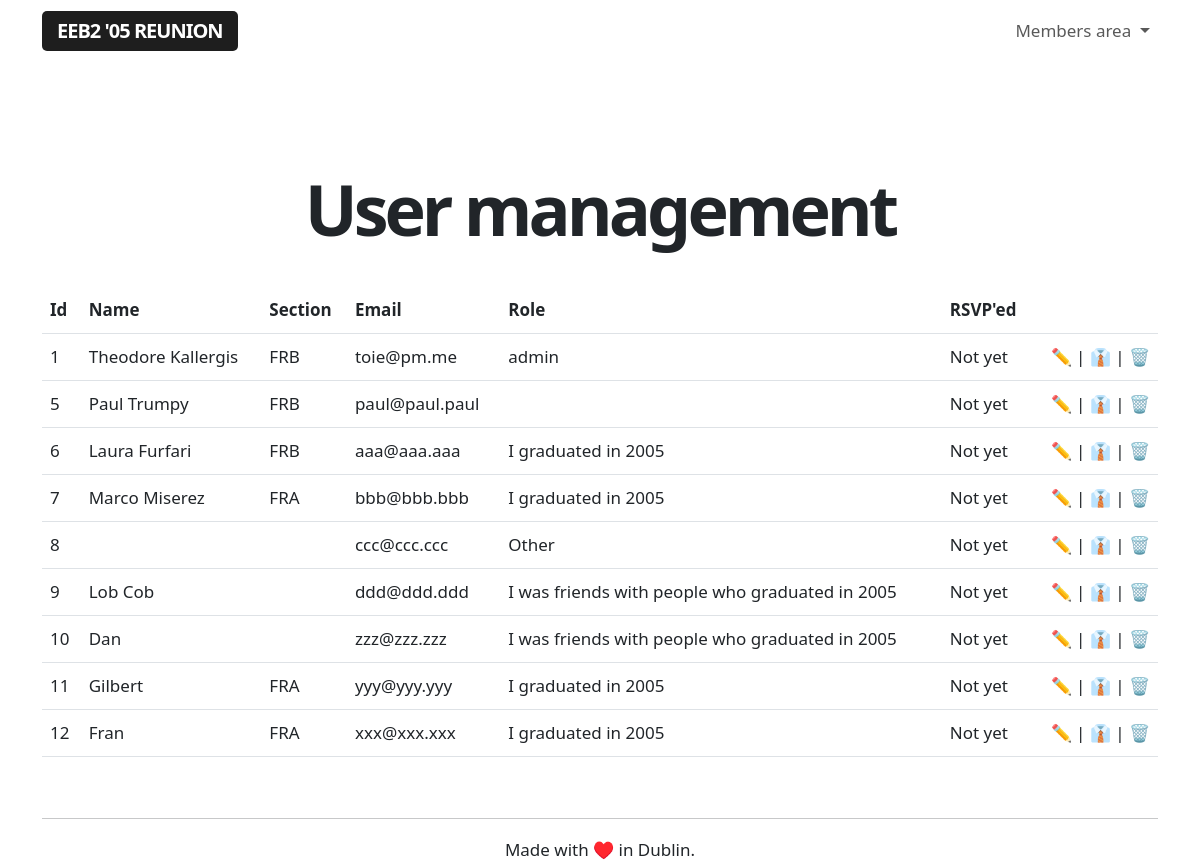
Before: /admin/users (signed in) with the older database file.
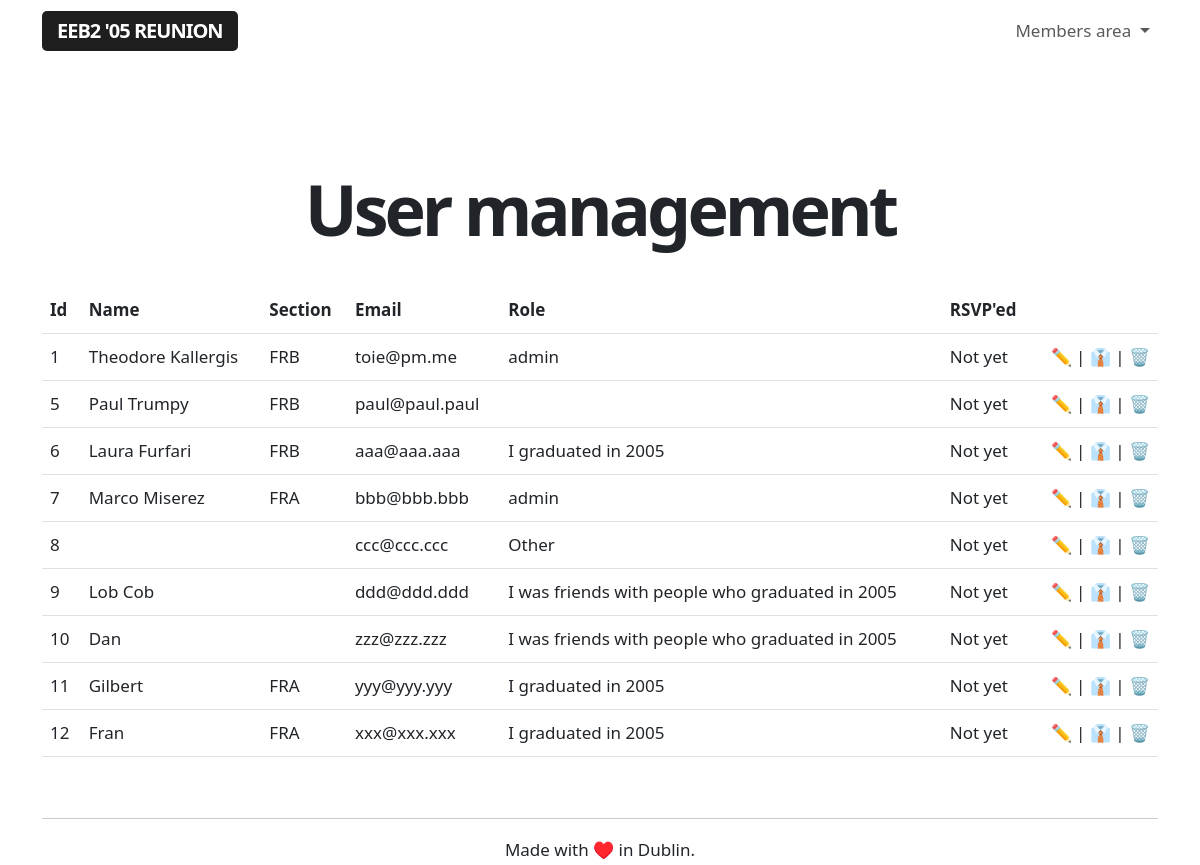
After: the same page with the newer database file.
### app/models.py (models this page shows, shortened)
class User(UserMixin, db.Model):
    id = db.Column(db.Integer, primary_key=True)
    username = db.Column(db.String(64), index=True, unique=True)
    name = db.Column(db.String(64), index=True, unique=False)
    section = db.Column(db.String(64), index=True, unique=False)
    email = db.Column(db.String(120), index=True, unique=True)
    password_hash = db.Column(db.String(128))
    role = db.Column(db.String(64), index=True, unique=False)
    rsvp = db.Column(db.String(64), index=True, unique=False)
    facebook = db.Column(db.String(64), index=True, unique=False)
    twitter = db.Column(db.String(64), index=True, unique=False)
    instagram = db.Column(db.String(64), index=True, unique=False)
    linkedin = db.Column(db.String(64), index=True, unique=False)
    snapchat = db.Column(db.String(64), index=True, unique=False)
    reddit = db.Column(db.String(64), index=True, unique=False)
    mastodon = db.Column(db.String(64), index=True, unique=False)
    tiktok = db.Column(db.String(64), index=True, unique=False)

### app/routes.py (the view)
@app.route('/admin/users', methods=['GET'])
@login_required
def adminusermanagement():
    if current_user.role == 'admin':
        users = User.query.order_by(User.id.asc())
    else:
        flash('This is a restricted area.')
        return redirect(url_for('index'))
    return render_template("user_management.html", title='User management',
        users=users)

### app/models.py (called while the page is built)
@login.user_loader
def load_user(id):
    return User.query.get(int(id))

### app/templates/user_management.html
{% extends "base.html" %}
{% block content %}
<div class="title">
    <h1>User management</h1>
</div>
<br>
<br>
<table class="table">
    <tr>
        <th>Id</th>
        <th>Name</th>
        <th>Section</th>
        <th>Email</th>
        <th>Role</th>
        <th>RSVP'ed</th>
        <th></th>
    </tr>
{% for user in users %}
    {% include '_users.html' %}
{% endfor %}
</table>
{% endblock %}

### app/templates/_users.html
<tr>
    <td>{{ user.id }}</td>
    <td>{{ user.name }}</td>
    <td>{{ user.section }}</td>
    <td>{{ user.email }}</td>
    <td>{{ user.role }}</td>
    <td>{{ user.rsvp }}</td>
        <td class="aligniconsright"><a class="nolinkdecoration" href="{{ url_for('user', userid = user.id) }}">✏️</a> | <a class="nolinkdecoration" href="{{ url_for('toggleadmin', userid = user.id) }}">👔</a> | <a class="nolinkdecoration" href="{{ url_for('delete_user', userid=user.id) }}">🗑️</a></td>
</tr>

Changed rows visible on the page:
changed User "Marco Miserez": role "I graduated in 2005" → "admin"
